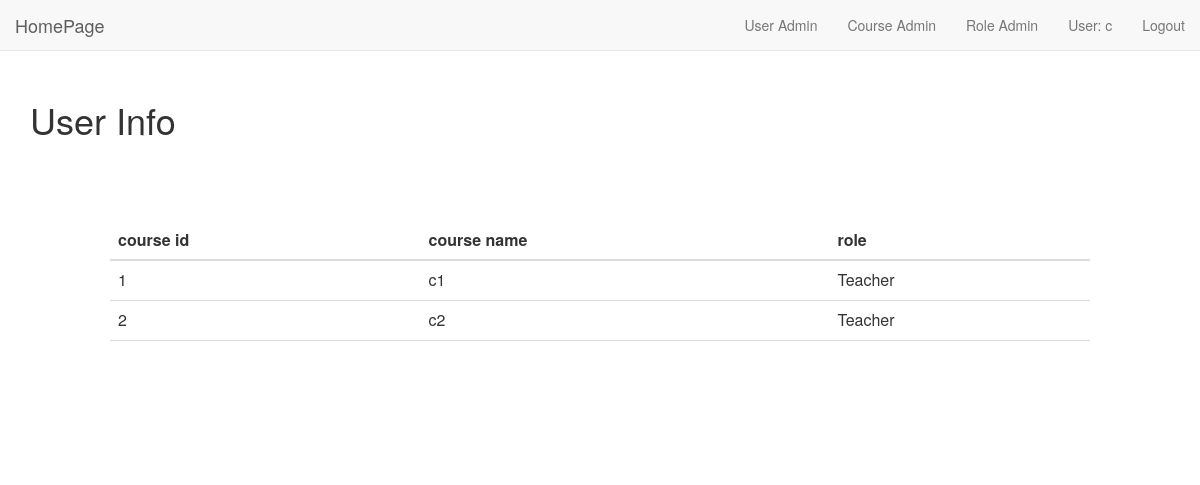
Page /user_info/c (signed in) on the committed database.
### app.py (models this page shows, shortened)
class Course(db.Model):
	__tablename__ = 'Course'
	id = db.Column(db.Integer, primary_key=True)
	name = db.Column(db.String(255))

class Role(db.Model):
	__tablename__ = 'Role'
	id = db.Column(db.Integer, primary_key=True)
	name = db.Column(db.String(255), nullable=False)

### app.py (the view)
@app.route('/user_info/')
@app.route('/user_info/<u_name>')
def user_info(u_name=None):
	if not session.get('logged_in'):
		return 'You need to login first'
	if u_name is None:
		return 'username is None'
	data = db.session.query(User).filter_by(username=u_name).first()
	if data is None:
		return 'user does not exist'
	print('u_id',data.id)
	u_id = data.id
	course_role_list = db.session.query(
						UserCourseRole.c_id,
						UserCourseRole.r_id
						).filter_by(u_id=u_id).all()
	print('course_role_list  [(c_id, r_id)]', course_role_list)
	'''
	result = db.session.query(User.id, User.username)\
					.select_from(UserCourseRole).join(User)\
					.filter(UserCourseRole.c_id==c_id,
							UserCourseRole.r_id==r_id)\
					.all()
	'''
	'''
	result = db.session.query(Course.name)\
				.select_from(UserCourseRole).join(Course)\
				.filter(UserCourseRole.c_id==Course.id,
						UserCourseRole.u_id==u_id
						)\
				.all()
	'''
	result = db.session.query(Course.id, Course.name, Role.name)\
				.select_from(UserCourseRole).join(Course)\
				.filter(UserCourseRole.c_id==Course.id,
						UserCourseRole.u_id==u_id,
						UserCourseRole.r_id==Role.id
						)\
				.all()
	print('result',result)
	return render_template('user_info.html', course_role_list=result)

### app.py (called while the page is built)
@app.after_request
def add_header(r):
	r.headers["Cache-Control"] = "no-cache, no-store, must-revalidate"
	r.headers["Pragma"] = "no-cache"
	r.headers["Expires"] = "0"
	r.headers['Cache-Control'] = 'public, max-age=0'
	return r

### templates/user_info.html (shortened to what this page needs)
<html>
<head>
    <link href="https://maxcdn.bootstrapcdn.com/bootstrap/3.3.7/css/bootstrap.min.css" rel="stylesheet">
</head>
<body>
    {% include "nav.html" %}
    <div class="container"  style="margin-top:80px;">
        <h1>User Info</h1>
        <div class="row" style="margin:80px;">
            <div class="col-md-4"></div>
            <table class="table col-md-4">
                <thead>
                    <tr>
                        <th scope="row">course id</th>
                        <th>course name</th>
                        <th>role</th>
                </thead>
                <tbody class="course_list">
                    {% for record in course_role_list %}
                    <tr class="course_list_record">
                        <td class="c_id">{{ record[0] }}</td>
                        <td>{{ record[1] }}</td>
                        <td>{{ record[2] }}</td>
                    </tr>
                    {% endfor %}
                    <tr class="new_course">
                        <td class="c_id"></td>
                        <td class="c_name"></td>
                        <td class="delete_btn"></td>
                    </tr>
                </tbody>
            </table>
            <div class="col-md-4"></div>
        </div>
	</div>
</body>
</html>

### rows in the picture
Course: id "1", name "c1", name "Teacher"
Course: id "2", name "c2", name "Teacher"

### other values in the picture
{{ session['logged_in'] }} "c"
